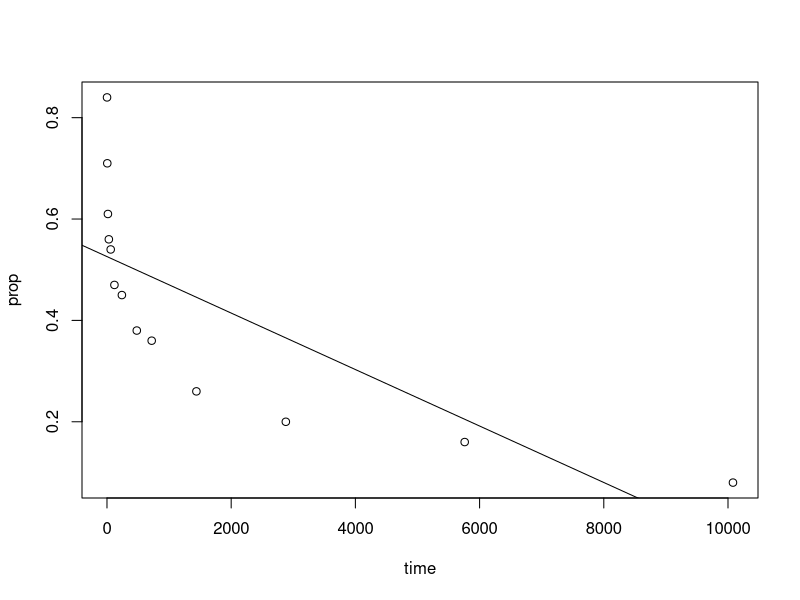
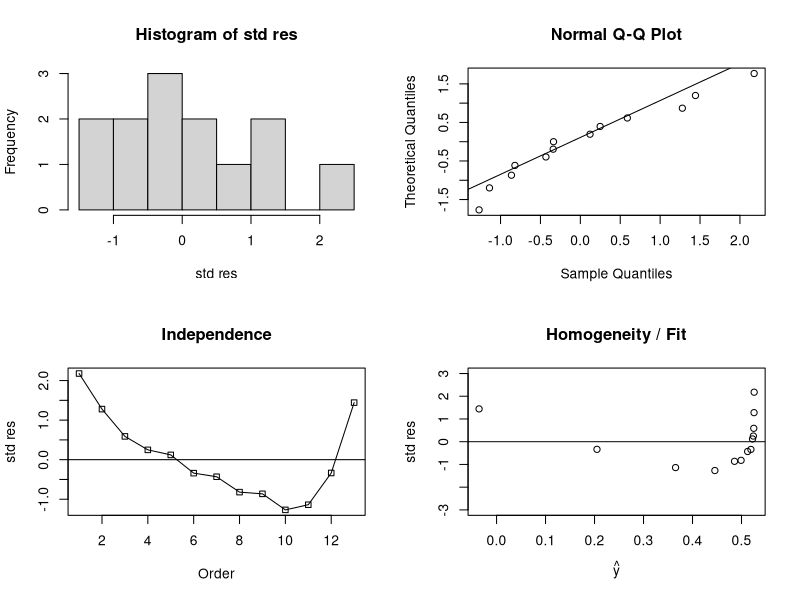
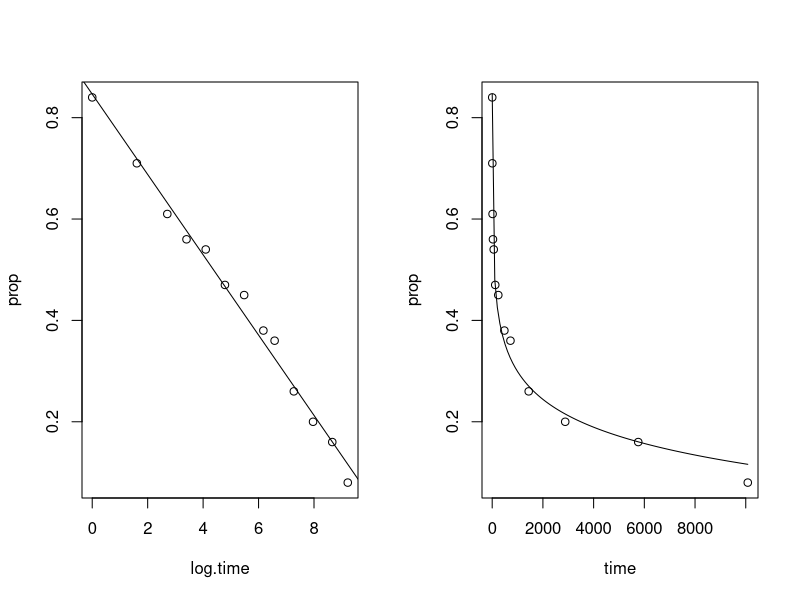
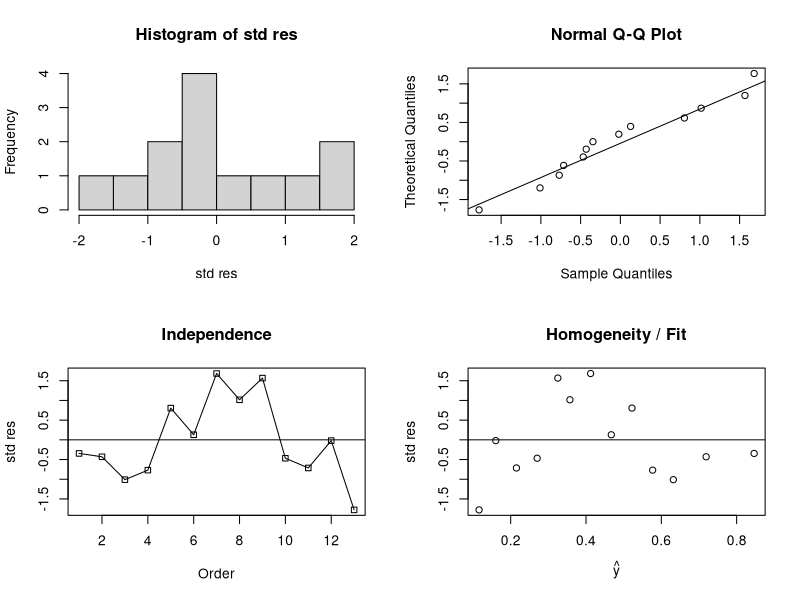

Write R code to recreate these figures, in order.
time=c(1,5,15,30,60,120,240,480,720,1440,2880,5760,10080)
prop=c(0.84,0.71,0.61,0.56,0.54,0.47,0.45,0.38,0.36,0.26,0.20,0.16,0.08)
dat=data.frame(prop,time)
reg=lm(prop~time,data=dat)
plot(prop~time,data=dat)
abline(reg)

### Checking model assumptions
re=rstandard(reg) #standardized residuals
par(mfrow=c(2,2))

# Normality
hist(re,xlab="std res",main="Histogram of std res")
qqnorm(re,datax=TRUE)
qqline(re,datax=TRUE)

# Independence
plot(re,type="o",pch=22,xlab="Order",ylab="std res",main="Independence")
abline(h=0)

# Homogeneity of variance/Model Fit
plot(re~fitted.values(reg),ylim=c(-3,3),xlab=expression(hat(y)),ylab="std res",main="Homogeneity / Fit")
abline(h=0)

### Transform only predictor
library(car)
bc2=powerTransform(dat$time)
summary(bc2)

log.time=log(dat$time)
dat=cbind(dat,log.time)

reg2=lm(prop~log.time,data=dat)
summary(reg2)
par(mfrow=c(1,2))
plot(prop~log.time,data=dat)
abline(reg2)
plot(prop~time)
curve(0.846415-0.079227*log(x),add=T)


### Checking model assumptions
re2=rstandard(reg2) #standardized residuals
par(mfrow=c(2,2))

# Normality
hist(re2,xlab="std res",main="Histogram of std res")
qqnorm(re2,datax=TRUE)
qqline(re2,datax=TRUE)

# Independence
plot(re2,ylab="std res",type="o",pch=22,xlab="Order",main="Independence")
abline(h=0)

# Homogeneity of variance/Model Fit
plot(re2~fitted.values(reg2),ylab="std res",xlab=expression(hat(y)),main="Homogeneity / Fit")
abline(h=0)
